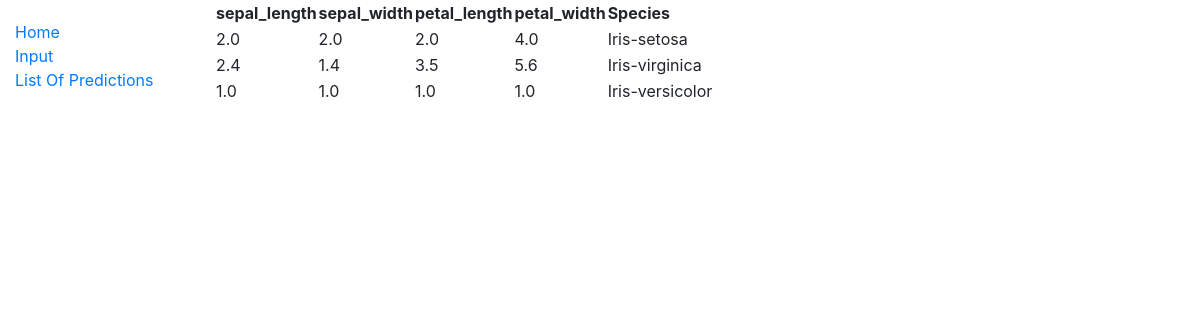
Screenshot of /home/list/ with the database file from the repository.
### home/models.py (models this page shows, shortened)
class iris(models.Model):
    sepal_length = models.FloatField()
    sepal_width = models.FloatField()
    petal_length = models.FloatField()
    petal_width = models.FloatField()
    flowers = (
        (0 , "Iris-setosa"),
        (1 , "Iris-versicolor"),
        (2 , "Iris-virginica"),
    )
    species = models.IntegerField(choices = flowers)

### home/views.py (the view)
# urls.py: path('list/',views.list_of_iris.as_view(), name='list'),
class list_of_iris(generic.ListView):
    model = iris
    context_object_name = "predictions_list"
    queryset = iris.objects.all()
    template_name = 'iris_list.html'

### home/templates/iris_list.html (shortened to what this page needs)
{% extends 'base_generic.html' %}
{% block content %}
    <table>
        <tr>
            <th>sepal_length</th><th>sepal_width</th><th>petal_length</th><th>petal_width</th><th>Species</th>
        </tr>
        {% if object_list %}
            {% for object in object_list %}
                <tr>
                    <td>{{ object.sepal_width }}</td>
                    <td>{{ object.sepal_length }}</td>
                    <td>{{ object.petal_length }}</td>
                    <td>{{ object.petal_width }}</td>
                    <td>{{ object.get_species_display }}</td>
                </tr>
            {% endfor %}
        {% endif %}
    </table>
{% endblock %}

### home/templates/base_generic.html (shortened to what this page needs)
<!DOCTYPE html>
<html lang="en">
<head>
  <link rel="stylesheet" href="https://stackpath.bootstrapcdn.com/bootstrap/4.1.3/css/bootstrap.min.css">
  {% load static %}
  <link rel="stylesheet" href="{% static 'css/styles.css' %}">
</head>
<body>
  <div class="container-fluid">
    <div class="row">
      <div class="col-sm-2">
      {% block sidebar %}
        <ul class="sidebar-nav">
          <li><a href="{% url 'main' %}">Home</a></li>
          <li><a href="{% url 'input' %}">Input</a></li>
          <li><a href="{% url 'list' %}">List Of Predictions</a></li>
        </ul>
     {% endblock %}
      </div>
      <div class="col-sm-10 ">{% block content %}{% endblock %}<br />
      </div>
    </div>
  </div>
</body>
</html>

### home/static/css/styles.css (style rules this page uses)
.sidebar-nav { margin-top: 20px; padding: 0; list-style: none; }

### rows the page displays
iris: sepal_width "2.0", sepal_length "2.0", petal_length "2.0", petal_width "4.0", species "Iris-setosa"
iris: sepal_width "2.4", sepal_length "1.4", petal_length "3.5", petal_width "5.6", species "Iris-virginica"
iris: sepal_width "1.0", sepal_length "1.0", petal_length "1.0", petal_width "1.0", species "Iris-versicolor"
